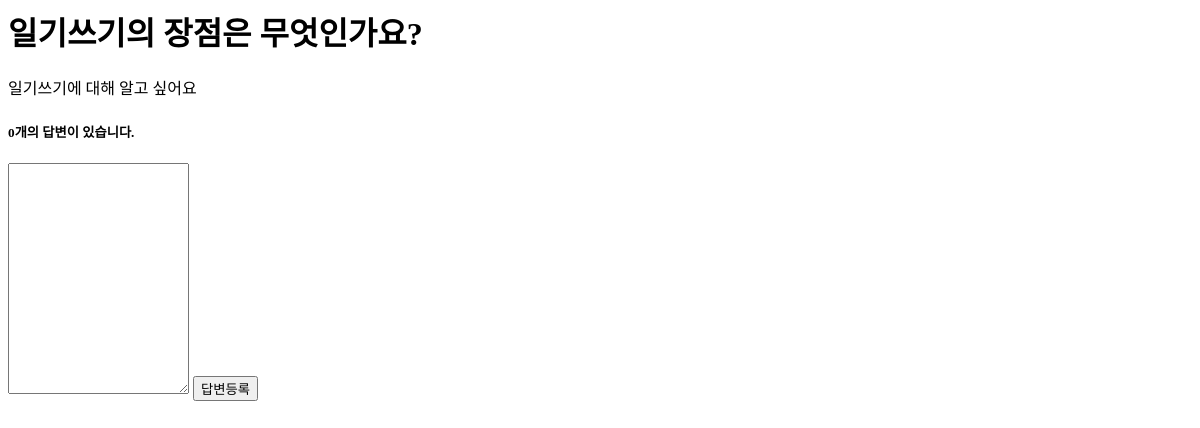
/question/detail/3/, run on an earlier commit of the app's database.
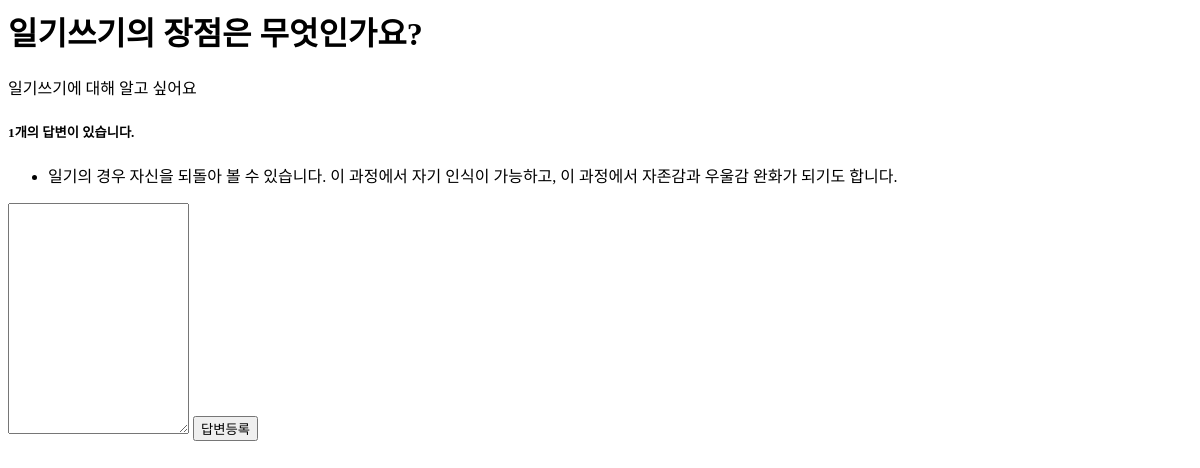
And on a later commit of the database.
### crud/models.py (models this page shows)
class Question(db.Model):
    id = db.Column(db.Integer, primary_key=True)
    subject = db.Column(db.String(200), nullable=False)
    content = db.Column(db.Text(), nullable=False)
    create_date = db.Column(db.DateTime(), nullable=False)

class Answer(db.Model):
    id = db.Column(db.Integer, primary_key=True)
    question_id = db.Column(db.Integer, db.ForeignKey('question.id', ondelete='CASCADE'))
    question = db.relationship('Question', backref=db.backref('answer_set'))
    content = db.Column(db.Text(), nullable=False)
    create_date = db.Column(db.DateTime(), nullable=False)

### crud/views/question_views.py (the view)
@bp.route('/detail/<int:question_id>/')
def detail(question_id):
    question = Question.query.get_or_404(question_id)
    return render_template('question/question_detail.html', question=question)

### crud/templates/question/question_detail.html
<h1>{{ question.subject }}</h1>
<div>
    {{ question.content }}
</div>
<h5>{{ question.answer_set|length }}개의 답변이 있습니다.</h5>
<div>
    <ul>
    {% for answer in question.answer_set %}
        <li>{{ answer.content }}</li>
    {% endfor %}
    </ul>
</div>
<form action="{{ url_for('answer.create', question_id=question.id) }}" method="post">
<textarea name="content" id="content" rows="15"></textarea>
<input type="submit" value="답변등록">
</form>

What changed in the data, as far as the page shows it:
added Answer: content "일기의 경우 자신을 되돌아 볼 수 있습니다. 이 과정에서 자기 인식이 가능하고, 이 과정에서 자존감과 우울감 완화가 되기도 합니다."
Also different on the page:
{{ question.answer_set|length }}: "0" → "1"
